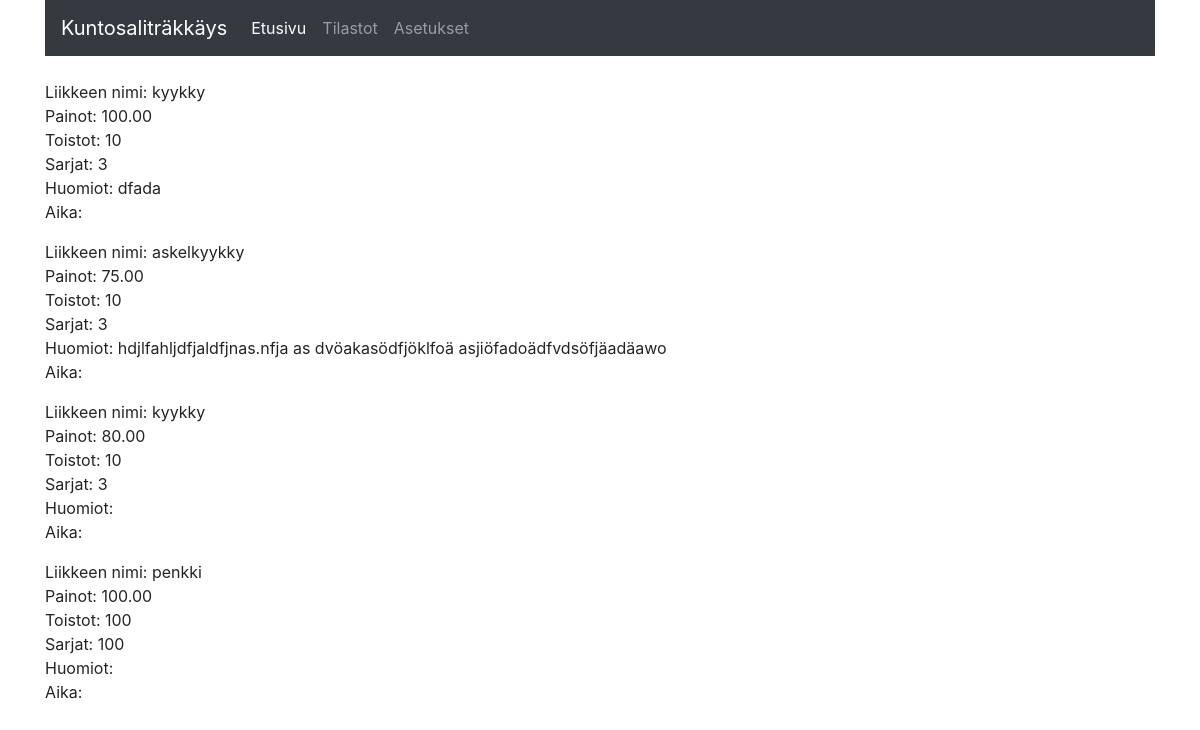
/listaaSuoritukset.php, run on the app's committed database.
### tables this page shows
CREATE TABLE `suoritukset` (
  `id` int(11) NOT NULL,
  `liike` varchar(30) NOT NULL,
  `painot` decimal(10,2) NOT NULL,
  `toistot` int(10) NOT NULL,
  `sarjat` int(10) NOT NULL,
  `huomiot` varchar(100) DEFAULT NULL,
  `aika` date DEFAULT NULL
);

### suoritusPDO.php (called while the page is built, shortened)
<?php
require_once 'suoritus.php';
class suoritusPDO {
	private $db;
	function __construct($dsn="mysql:host=localhost;dbname=a1602823",
	$user="root", $password="salainen") {
		$this->db = new PDO($dsn, $user, $password);
		$this->db->setAttribute(PDO::ATTR_EMULATE_PREPARES, false);
		$this->db->setAttribute(PDO::ATTR_ERRMODE, PDO::ERRMODE_WARNING);
	}
	public function listaaSuoritukset() {
		$sql = "SELECT id, liike, painot, toistot, sarjat, huomiot, aika FROM suoritukset";
		if (! $stmt = $this->db->prepare($sql)) {
			$virhe = $this->db->errorInfo();
			throw new PDOException($virhe[2], $virhe[1]);
		}
		if (! $stmt->execute()) {
			$virhe = $stmt->errorInfo();
			throw new PDOException($virhe[2], $virhe[1]);
		}
		$tulos = array();
		while ($row = $stmt->fetchObject()) {
			$suoritus = new Suoritus();
			$suoritus->setId($row->id);
			$suoritus->setLiikkeet(utf8_encode($row->liike));
			$suoritus->setPainot($row->painot);
			$suoritus->setToistot($row->toistot);
			$suoritus->setSarjat($row->sarjat);
			$suoritus->setHuomiot(utf8_encode($row->huomiot));
			$suoritus->setAika($row->aika);
			$tulos[] = $suoritus;
		}
		return $tulos;
	}
}
?>

### suoritus.php (called while the page is built, shortened)
<?php
class Suoritus implements JsonSerializable {
	private $painot;
	private $toistot;
	private $sarjat;
	private $liike;
	private $huomiot;
	function __construct($painot="", $toistot="", $sarjat="", $liike="", $huomiot="", $id=0) {
		$this->painot = trim($painot);
		$this->toistot = trim($toistot);
		$this->sarjat = trim($sarjat);
		$this->liike = trim($liike);
		$this->huomiot = trim($huomiot);
	}
	public function setPainot($painot) {
		$this->painot = trim($painot);
	}
	public function setToistot($toistot) {
		$this->toistot = trim($toistot);
	}
	public function setSarjat($sarjat) {
		$this->sarjat = trim($sarjat);
	}
	public function setLiikkeet($liike) {
		$this->liike = trim($liike);
	}
	public function setHuomiot($huomiot) {
		$this->huomiot = trim($huomiot);
	}
	public function getPainot() {
		return $this->painot;
	}
	public function getToistot() {
		return $this->toistot;
	}
	public function getSarjat() {
		return $this->sarjat;
	}
	public function getLiikkeet() {
		return $this->liike;
	}
	public function getHuomiot() {
		return $this->huomiot;
	}
}
?>

### listaaSuoritukset.php (the view, shortened to what this page needs)
<!DOCTYPE html>
<html lang="fi">
	<head>
		<link rel="stylesheet" href="https://maxcdn.bootstrapcdn.com/bootstrap/4.1.0/css/bootstrap.min.css">
		<link rel="stylesheet" type="text/css" href="style.css">
	</head>
	<body>
		<div class="container">
			<nav class="navbar navbar-expand-md navbar-dark bg-dark mb-4">
      		<a class="navbar-brand" href="http://localhost/projekti/index.php">Kuntosaliträkkäys</a>
	      	<div class="collapse navbar-collapse" id="navbarCollapse">
	        	<ul class="navbar-nav mr-auto">
	          		<li class="nav-item active">
	            		<a class="nav-link" href="index.php">Etusivu</a>
	          		</li>
		          	<li class="nav-item">
	            		<a class="nav-link" href="tilastot.php">Tilastot<span class="sr-only">(current)</span></a>
	          		</li>
	          		<li class="nav-item">
	            		<a class="nav-link" href="asetukset.php">Asetukset</a>
	          		</li>
	        	</ul>
		      </div>
		    </nav>
		    <?php
				try {
				require_once "suoritusPDO.php";
				$kantakasittely = new suoritusPDO();
				$rivit = $kantakasittely->listaaSuoritukset();
				foreach ($rivit as $suoritus) {
					print("<p>Liikkeen nimi: " . $suoritus->getLiikkeet());
					print("<br>Painot: " . $suoritus->getPainot());
					print("<br>Toistot: " . $suoritus->getToistot());
					print("<br>Sarjat: " . $suoritus->getSarjat());
					print("<br>Huomiot: " . $suoritus->getHuomiot());
					print("<br>Aika: " . $suoritus->getAika() . "</p>");
				}
				}	catch (Exception $error) {
					print($error->getMessage());
				}
			?>
		</div>
	</body>
</html>

### data on the page
suoritukset: liike "kyykky", painot "100.00", toistot "10", sarjat "3", huomiot "dfada"
suoritukset: liike "askelkyykky", painot "75.00", toistot "10", sarjat "3", huomiot "hdjlfahljdfjaldfjnas.nfja as dvöakasödfjöklfoä asjiöfadoädfvdsöfjäadäawo"
suoritukset: liike "kyykky", painot "80.00", toistot "10", sarjat "3"
suoritukset: liike "penkki", painot "100.00", toistot "100", sarjat "100"
